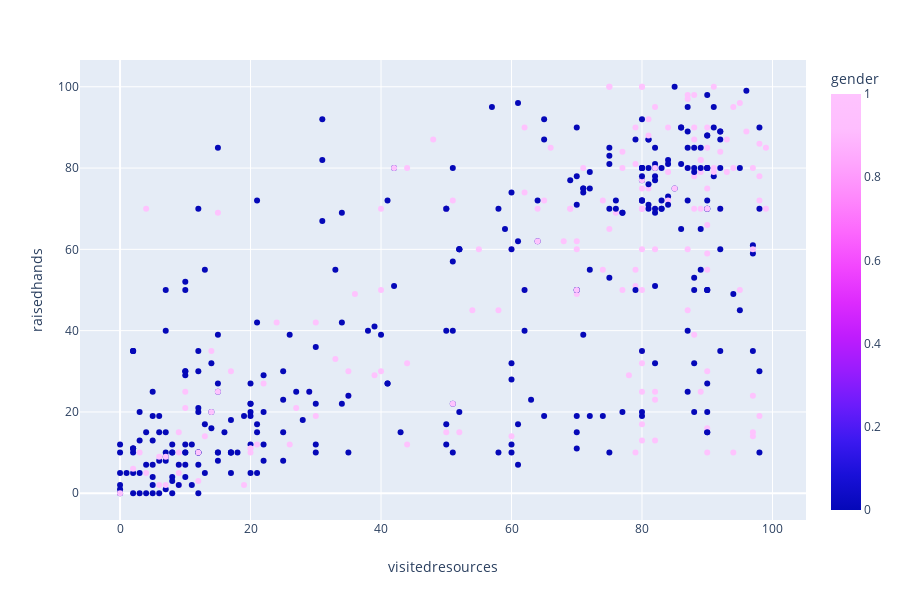

The notebook cell saved with this chart:
### Code cell
# create a scatter plot
px.scatter(education_data, x='visitedresources', y='raisedhands', color = 'gender')

### Figure 1 — Plotly figure (JSON) as saved in the notebook; plotly's stock layout.template omitted (floating-point values rounded to 4 significant figures; data arrays with more than 128 entries replaced by an {"elided": "..."} marker saying what was removed)
{"data": [{"hovertemplate": "visitedresources=%{x}<br>raisedhands=%{y}<br>gender=%{marker.color}<extra></extra>", "legendgroup": "", "marker": {"cmax": 1, "cmin": 0, "color": {"elided": "480 int values"}, "colorbar": {"title": {"text": "gender"}}, "colorscale": [[0, "#0508b8"], [0.08333, "#1910d8"], [0.1667, "#3c19f0"], [0.25, "#6b1cfb"], [0.3333, "#981cfd"], [0.4167, "#bf1cfd"], [0.5, "#dd2bfd"], [0.5833, "#f246fe"], [0.6667, "#fc67fd"], [0.75, "#fe88fc"], [0.8333, "#fea5fd"], [0.9167, "#febefe"], [1, "#fec3fe"]], "showscale": true, "symbol": "circle"}, "mode": "markers", "name": " ", "showlegend": false, "type": "scatter", "uid": "ee46e705-5c1f-4bc9-a940-5647f36c4ebc", "x": {"elided": "480 int values"}, "xaxis": "x", "y": {"elided": "480 int values"}, "yaxis": "y"}], "layout": {"grid": {"xaxes": ["x"], "xgap": 0.1, "xside": "bottom", "yaxes": ["y"], "ygap": 0.1, "yside": "left"}, "height": 600, "legend": {"tracegroupgap": 0}, "margin": {"t": 60}, "xaxis": {"title": {"text": "visitedresources"}}, "yaxis": {"title": {"text": "raisedhands"}}}}
